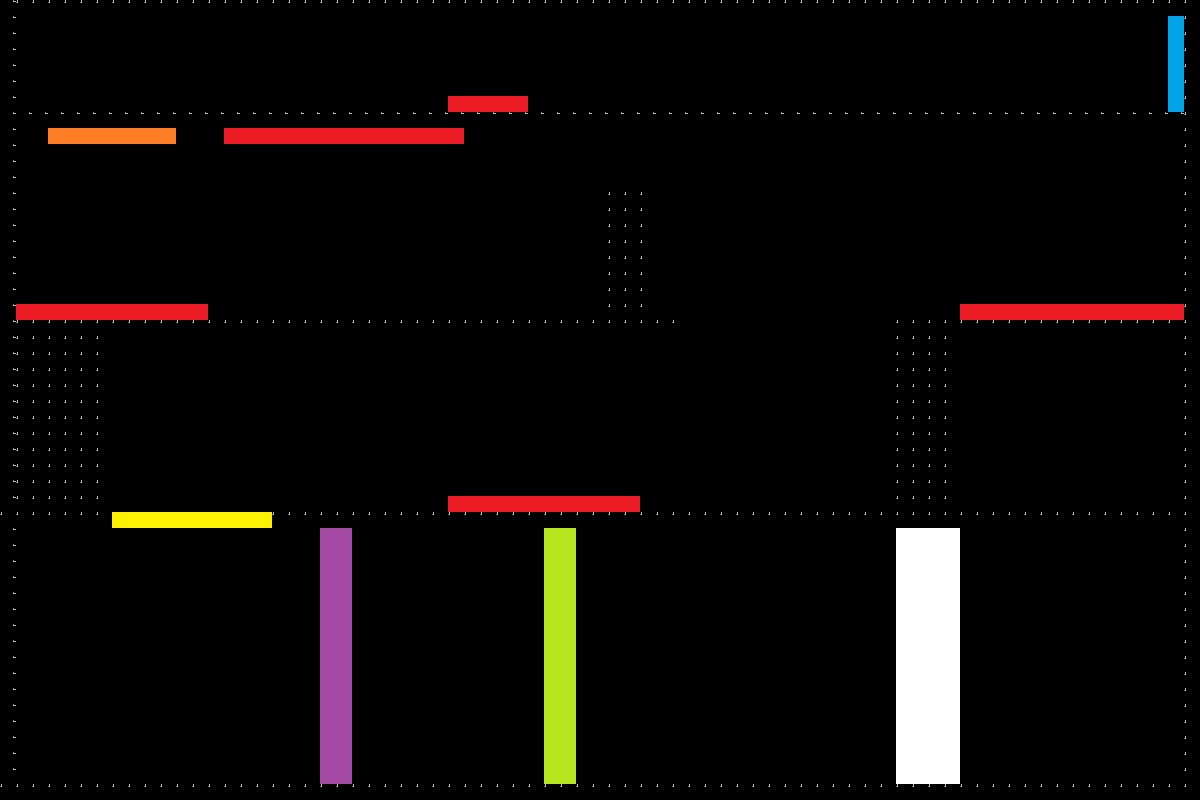

Tiled map render using the project's own tile images. Description and the map definition, with tile-layer contents summarised, below:
An orthogonal 75x50 tile map with 16x16 px tiles, 1 tile layer (Tile Layer 1) and 16 objects (2x reverse_rotation, 2x gravity_swap, 2x bad_guy, B_portal_ceiling, Orange_portal_floor, ...).

<map version="1.10" tiledversion="1.12.2" orientation="orthogonal" renderorder="right-down" width="75" height="50" tilewidth="16" tileheight="16" infinite="0" nextlayerid="3" nextobjectid="17">
 <tileset firstgid="1" source="place_holder_tileset.tsx" />
 <layer id="1" name="Tile Layer 1" width="75" height="50">
  <data>[3750 cells, 779 non-empty, 8 distinct tile ids]</data>
 </layer>
 <objectgroup id="2" name="object_layer">
  <object id="1" name="reverse_rotation" x="1001.33" y="10.5222" width="100" height="100">
   <properties>
    <property name="ability_type" value="reverse_rotation" />
   </properties>
  </object>
  <object id="2" name="B_portal_ceiling" x="1182.56" y="-8" width="128" height="16" rotation="90">
   <properties>
    <property name="portal_id" type="int" value="1" />
    <property name="portal_rotation" type="int" value="90" />
    <property name="portal_target" type="int" value="2" />
    <property name="portal_type" value="portal" />
   </properties>
  </object>
  <object id="3" name="Orange_portal_floor" x="49.2352" y="126.711" width="128" height="16">
   <properties>
    <property name="portal_id" type="int" value="2" />
    <property name="portal_rotation" type="int" value="180" />
    <property name="portal_target" type="int" value="1" />
    <property name="portal_type" value="portal" />
   </properties>
  </object>
  <object id="4" name="gravity_swap" x="60.3067" y="180.375" width="100" height="100">
   <properties>
    <property name="ability_type" value="gravity_swap" />
   </properties>
  </object>
  <object id="5" name="tp_bullet" x="541.057" y="132.043" width="60" height="60">
   <properties>
    <property name="ability_type" value="tp_bullet" />
   </properties>
  </object>
  <object id="6" name="gravity_swap" x="751.432" y="162.804" width="100" height="100">
   <properties>
    <property name="ability_type" value="gravity_swap" />
   </properties>
  </object>
  <object id="7" name="ghost_bullet" x="766.551" y="308.729" width="60" height="60">
   <properties>
    <property name="ability_type" value="ghost_bullet" />
   </properties>
  </object>
  <object id="8" name="bad_guy" x="1053.78" y="404.774" width="40" height="110">
   <properties>
    <property name="obj_type" value="bad_guy" />
   </properties>
  </object>
  <object id="9" name="time_stop" type="clock" x="757.527" y="407.084" width="80" height="80">
   <properties>
    <property name="ability_type" value="clock" />
   </properties>
   <ellipse />
  </object>
  <object id="10" name="reverse_rotation" x="493.724" y="364.87" width="100" height="100">
   <properties>
    <property name="ability_type" value="reverse_rotation" />
   </properties>
  </object>
  <object id="11" name="slow_time" x="159.376" y="619.769" width="60" height="90">
   <properties>
    <property name="ability_type" value="slow_time" />
   </properties>
  </object>
  <object id="12" name="bullet_pickup" x="440.154" y="17.8321" width="90" height="60">
   <properties>
    <property name="ability_type" value="bullet_pickup" />
   </properties>
  </object>
  <object id="13" name="purple_button" x="48.259" y="593.127" width="128" height="32" rotation="90">
   <properties>
    <property name="obj_type" value="button" />
   </properties>
  </object>
  <object id="14" name="green_button" x="381.131" y="528.7" width="128" height="32">
   <properties>
    <property name="obj_type" value="button" />
   </properties>
  </object>
  <object id="15" name="white_button" x="674.957" y="749.314" width="128" height="32">
   <properties>
    <property name="obj_type" value="button" />
   </properties>
  </object>
  <object id="16" name="bad_guy" x="758.004" y="638.077" width="40" height="110" rotation="180">
   <properties>
    <property name="obj_type" value="bad_guy" />
   </properties>
  </object>
 </objectgroup>
</map>
